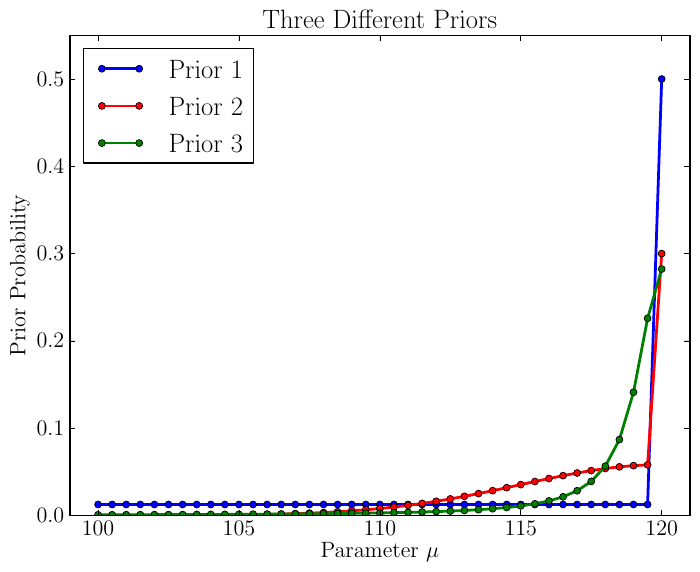

The Python source for this figure:
from pylab import *

rc("font", size=16, family="serif", serif="Computer Sans")
rc("text", usetex=True)

num = 41
mu = linspace(100, 120, num)

prior1 = 0.5/(num-1)*ones(num)
prior1[-1] = 0.5

prior2 = exp(-0.5*((mu - 120.)/5)**2)
prior2[0:(num-1)] *= 0.7/sum(prior2[0:(num-1)])
prior2[-1] = 0.3

prior3 = 1./(1. + ((mu - 120.))**2)
prior3 /= sum(prior3)

plot(mu, prior1, 'bo-', markersize=5, linewidth=2, label='Prior 1')
plot(mu, prior2, 'ro-', markersize=5, linewidth=2, label='Prior 2')
plot(mu, prior3, 'go-', markersize=5, linewidth=2, label='Prior 3')
xlim([99., 121.])
ylim([0., 0.55])
legend(loc='upper left')
xlabel('Parameter $\\mu$')
ylabel('Prior Probability')
title('Three Different Priors')
#savefig('testing_priors.pdf', bbox_inches='tight')
show()

